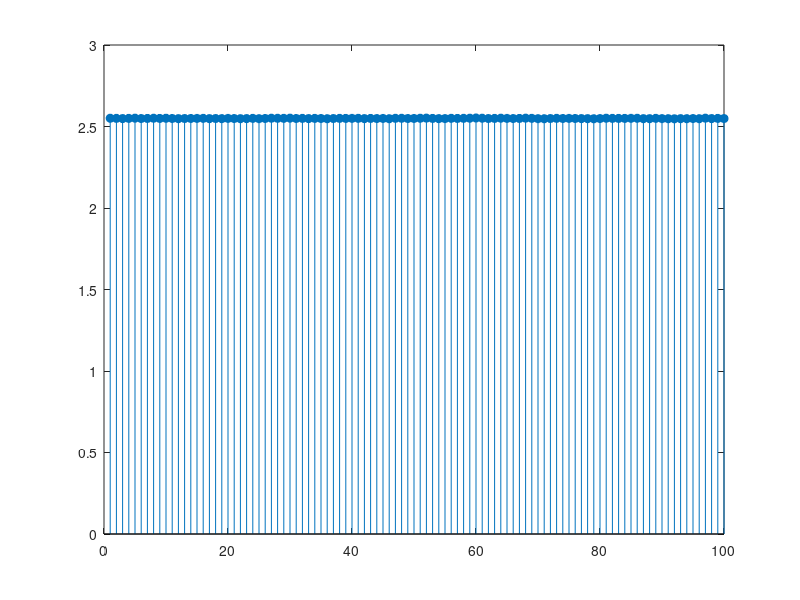

The MATLAB script that drew this image:
%% Validate expressions for the 1st and 2nd moments of a clipped normal-distributed signal

N = 2^20;       % number of points
s = 2.5476;     % std
r = 1;           % clipping ratio



for k = 1:100
    rng('shuffle'); 
    x = randn(1, N);
    xc = x;
    xc(x < -r*s) = -r*s;
    xc = xc + r*s;
    Exc(k) = mean(xc);
end

figure
stem(Exc, 'fill')

[mean(Exc), s*(r*(1-qfunc(r)) + 1/sqrt(2*pi)*exp(-r^2/2))]



   


